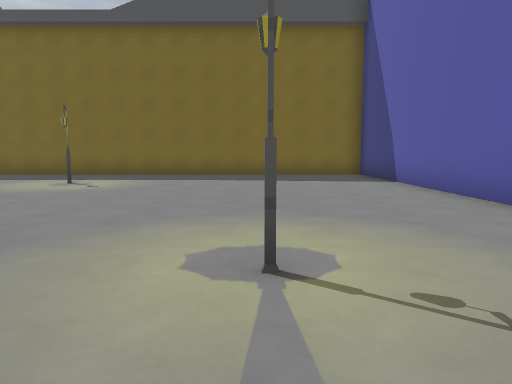
view 1 (above)

24 first-person views from a walk through a 3-D level made in the Godot game engine. The camera is 1.4 m above the floor, tilts 6° down and sees 70° across. The floor is counted in squares, 2 m on a side. Each view is taken from the middle of a square. On the plan, view 1 faces up. The plan holds only what a view shows up to about 11 squares ahead; the rest is blank. The place goes on beyond the plan. Surface patterns are stand-ins for the level's own textures.

view 2
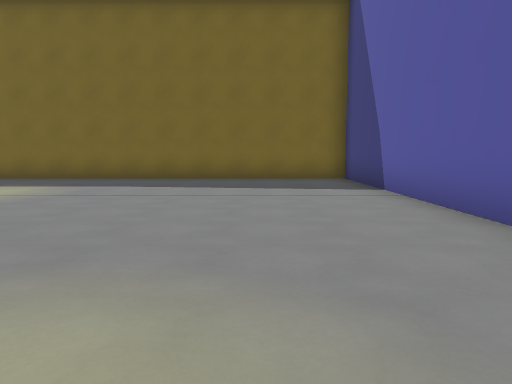

view 3
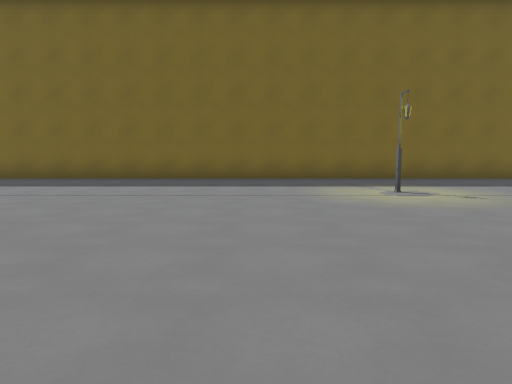

view 4
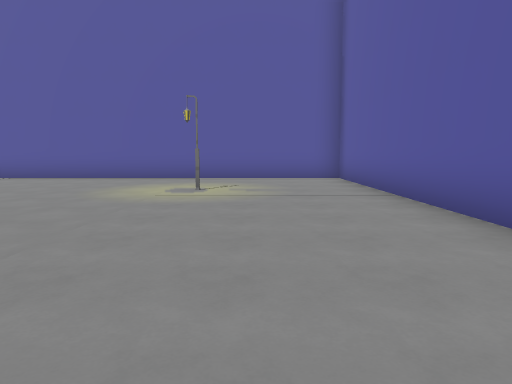

view 5
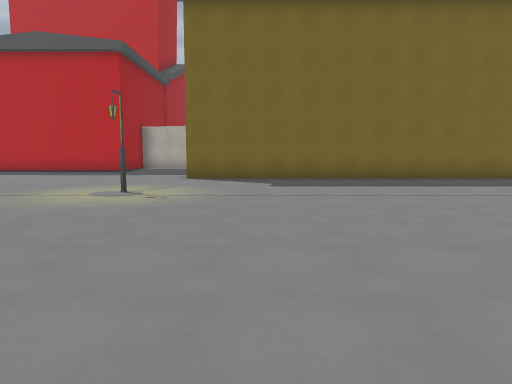

view 6
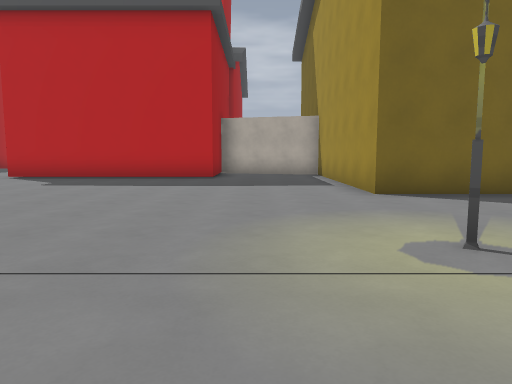

view 7
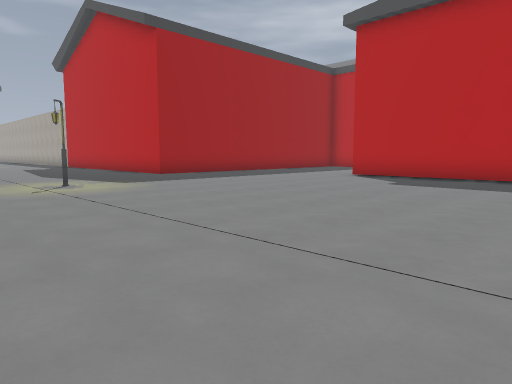

view 8
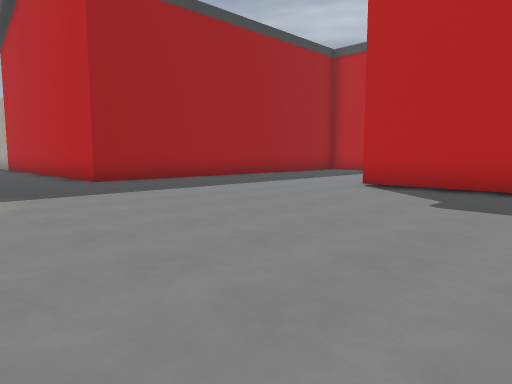

view 9
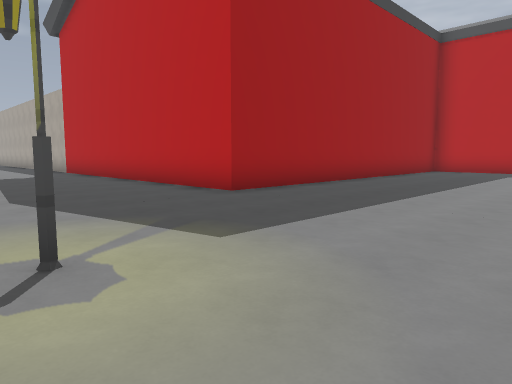

view 10
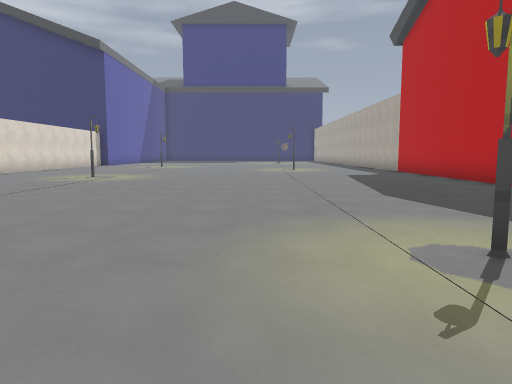

view 11
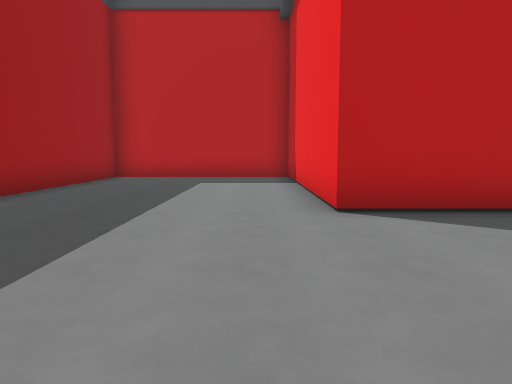

view 12
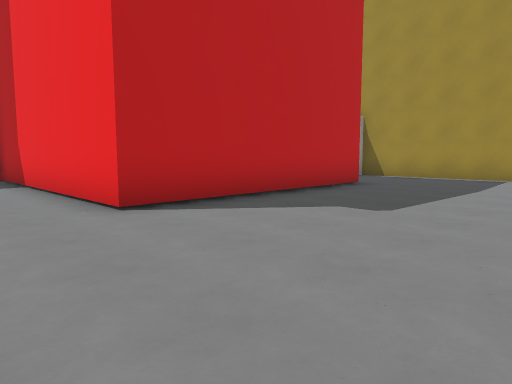

view 13
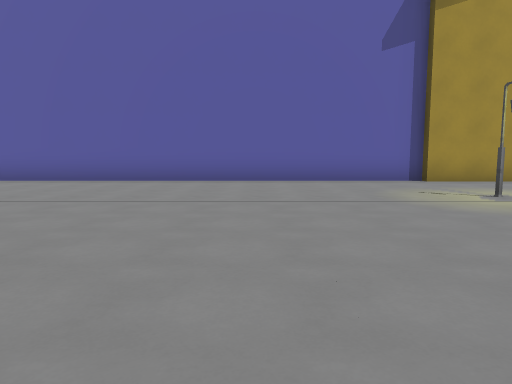

view 14
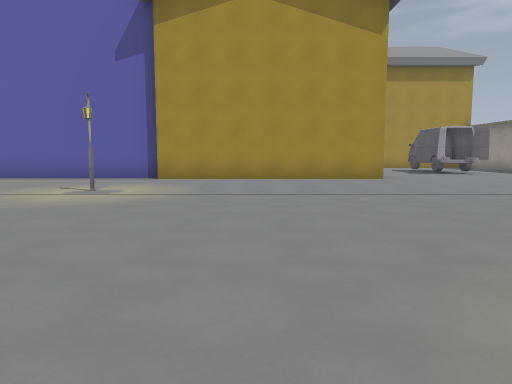

view 15
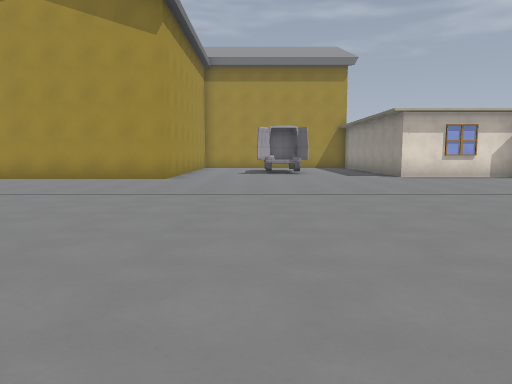

view 16
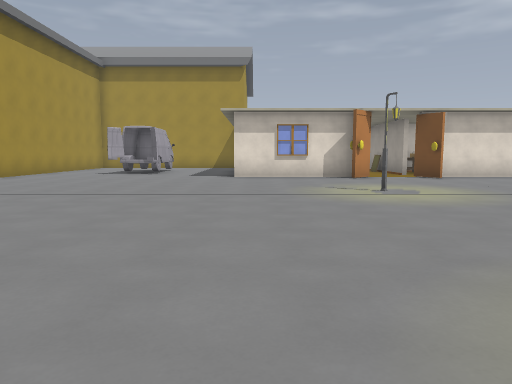

view 17
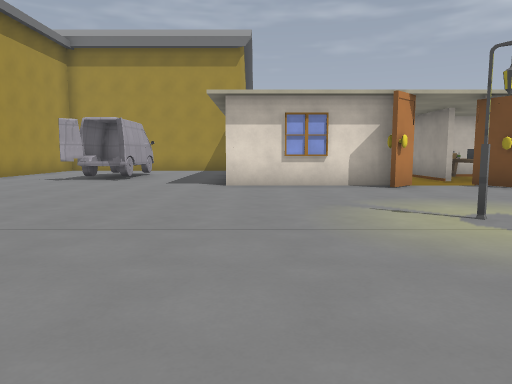

view 18
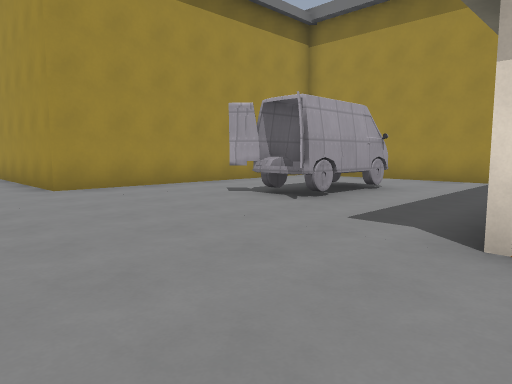

view 19
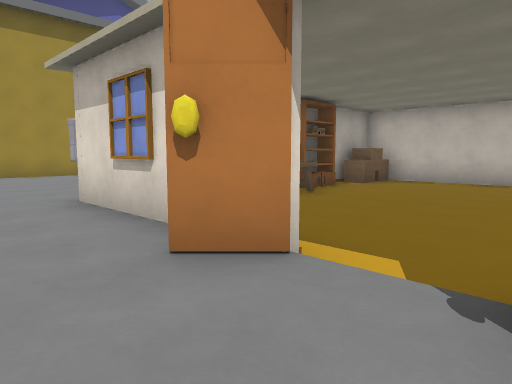

view 20
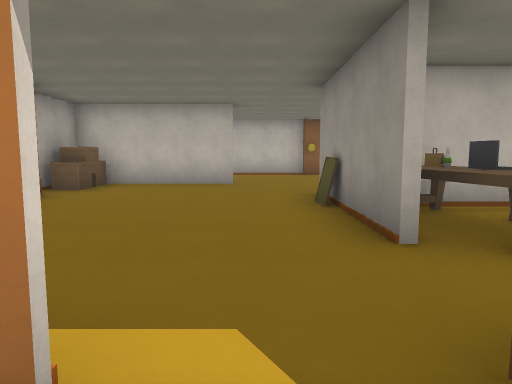

view 21
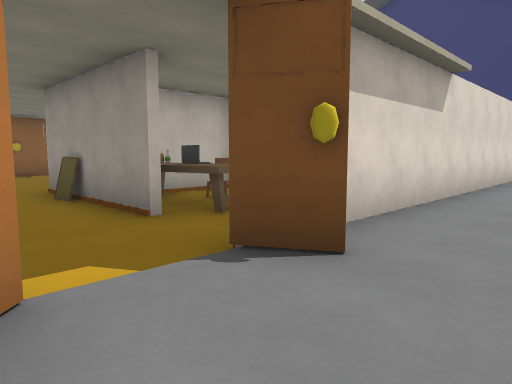

view 22
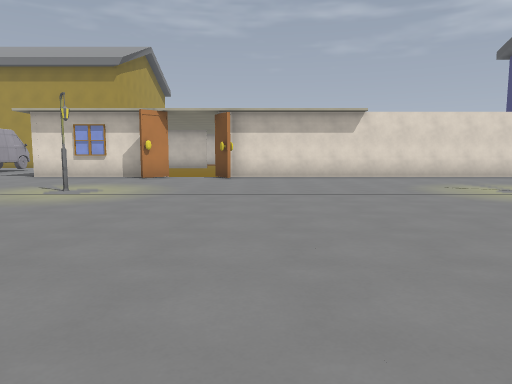

view 23
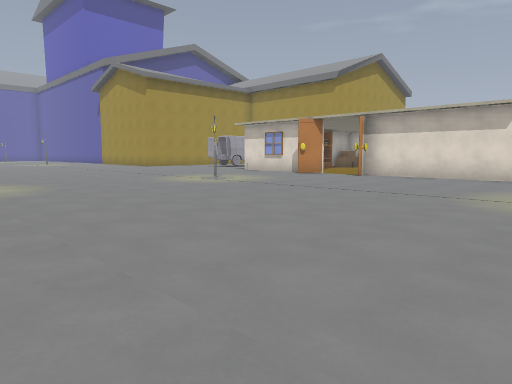

view 24
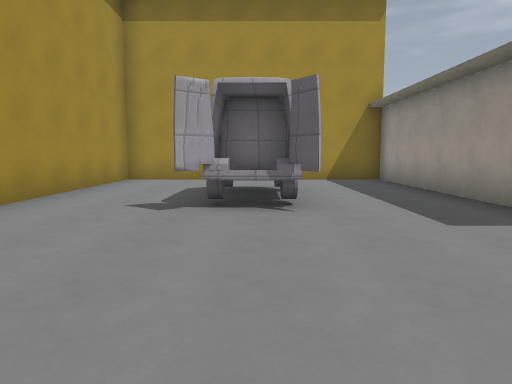

### Floor plan
Points are (right, up) in squares from view 1. A wall is a line through its corners. A room is listed if a view was taken in it or the views show most of it. See-through windows are left out.
Room 1 (views 1, 2, 3, 4, 5, 6, 7, 8, 9, 10, 11, 12, 13, 14, 15, 16, 17, 18, 19, 20, 21, 22, 23, 24)
walls: (-11.4, -1.4) (3.5, -1.4) (3.5, 12.3) (-15.9, 12.3) (-15.9, 17); (-19.2, 17.1) (-19.2, 16.4) (-25, 16.4) (-25, 23) (-30.2, 23) (-30.2, 12.5) (-36.1, 12.5); (-28, -2) (-24.2, -2); (-28.4, -2) (-27.7, -1.3); (-30.2, -1.3) (-29.7, -2.1); (-30.2, -4) (-30.2, -8.1); (-24.4, -8.9) (-17.5, -8.9) (-17.5, -1.1) (-11.3, -1.1); (-24.5, -9.5) (-24.5, -8.5); (-28.5, -10.3) (-25.5, -10.3); (-36.5, -2) (-30.2, -2)
ways out: opening at (-30, -9); opening at (-30, -3); gap at (-30, -2)
objects: lamp (-36, 2); lamp (-27, 2); lamp (-27, 9); crate (-25, -10); crate (-25, -9); shelf (-25, -8) to (-25, -7); van (-21, -6) to (-20, -3); lamp (-16, 9); lamp (-11, 2); lamp (-4, 9); lamp (0, 2)

Positions as (right, up) in squares from view 1, and headings:
1: (0, 0), facing up
2: (1, 2), facing up
3: (-7, 2), facing up
4: (-7, 1), facing right
5: (-14, 2), facing up
6: (-18, 6), facing up
7: (-19, 6), facing up-left
8: (-21, 9), facing up-left
9: (-25, 8), facing up-left
10: (-25, 7), facing left
11: (-26, 12), facing up
12: (-27, 12), facing up-right
13: (-7, 8), facing down
14: (-14, 9), facing down
15: (-20, 9), facing down
16: (-25, 9), facing down
17: (-25, 6), facing down
18: (-25, 1), facing down-right
19: (-30, 0), facing down-right
20: (-29, -1), facing down
21: (-28, 0), facing down-left
22: (-31, 9), facing down
23: (-36, 9), facing down-right
24: (-21, 1), facing down
